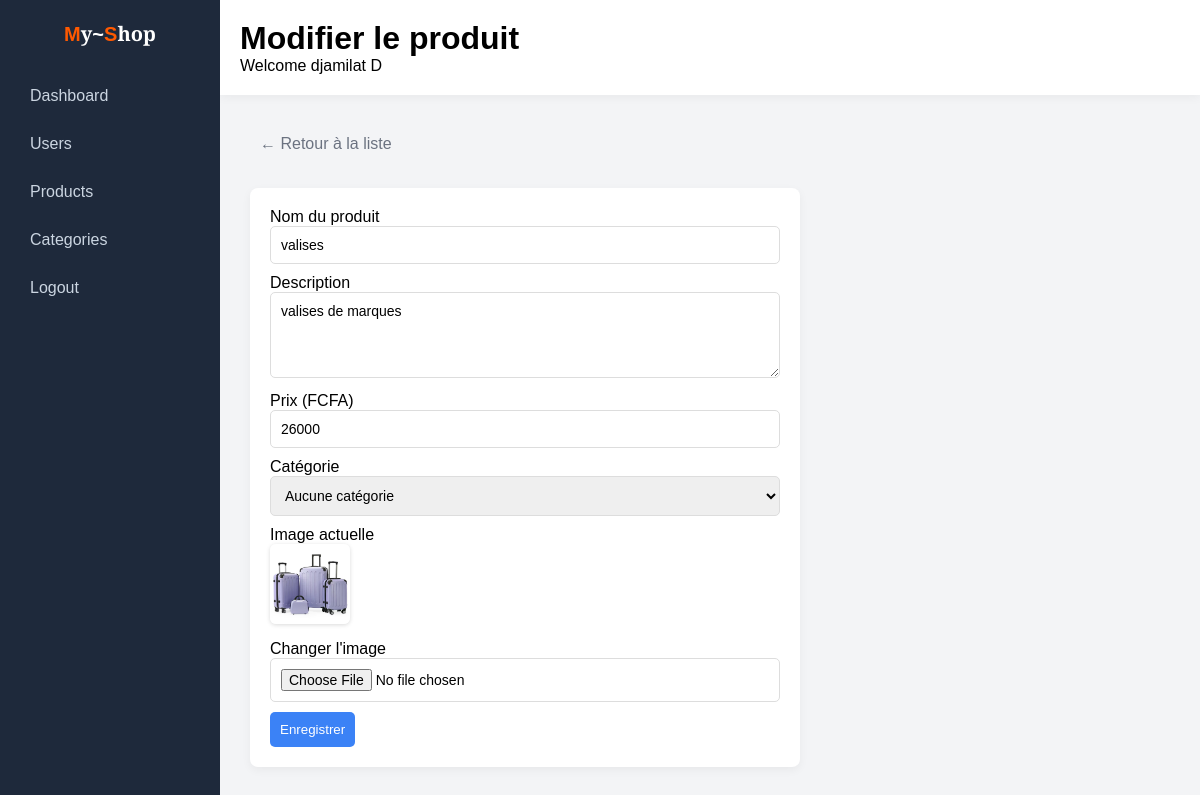
The page /views/edit_products.php?id=4 (signed in) on the database its author committed.
### tables this page shows
CREATE TABLE `products` (
  `id` int(11) NOT NULL,
  `name` varchar(255) NOT NULL DEFAULT '0',
  `price` int(11) NOT NULL DEFAULT 0,
  `category_id` int(11) NOT NULL DEFAULT 0,
  `description` text DEFAULT NULL,
  `picture` text DEFAULT NULL,
  `created_by` int(11) DEFAULT NULL
);

### models/connexion.php (called while the page is built, shortened)
<?php
class BD {
    private $host;
    private $dbname;
    private $username;
    private $password;
    private $conn = null;
    public function __construct(){
        $host = $_SERVER['SERVER_NAME'] ?? '';
        if (strpos($host, 'freedev.app') !== false) {
            $this->host = "sql312.infinityfree.com";
            $this->dbname = "if0_42341538_my_shop";
            $this->username = "if0_42341538";
            $this->password = "QkV0MgiHMXk";
        } else {
            $this->host = "127.0.0.1";
            $this->dbname = "my_shop";
            $this->username = "root";
            $this->password = "";
        }
    }
    public function getConnect(){
        if($this->conn === null){
            try{
                $this->conn = new PDO(
                    "mysql:host=".$this->host.";dbname=".$this->dbname.";charset=utf8",
                    $this->username,
                    $this->password
                );
                $this->conn->setAttribute(PDO::ATTR_ERRMODE, PDO::ERRMODE_EXCEPTION);
                $this->conn->setAttribute(PDO::ATTR_DEFAULT_FETCH_MODE, PDO::FETCH_ASSOC);
            }catch(PDOException $e){
                die("Erreur connexion : " . $e->getMessage());
            }
        }
        return $this->conn;
    }
}
?>

### models/product.php (called while the page is built, shortened)
<?php
include_once 'connexion.php';
class Products {
    private $conn;
    public function __construct() {
        $db = new BD();
        $this->conn = $db->getConnect();
    }
    public function getId($id) {
        $requete = "SELECT products.*, categories.name AS category_name
                    FROM products
                    LEFT JOIN categories ON products.category_id = categories.id
                    WHERE products.id = :id";
        $reponse = $this->conn->prepare($requete);
        $reponse->execute([':id' => $id]);
        return $reponse->fetch(PDO::FETCH_ASSOC);
    }
}

### views/edit_products.php (the view, shortened to what this page needs)
<?php
include_once '../models/product.php';
$productModel= new Products();
$id = $_GET['id'];
$produit = $productModel->getId($id);
$isAdmin = !empty($_SESSION['is_admin']);
?>
<!DOCTYPE html>
<html lang="fr">
<head>
    <link rel="stylesheet" href="../style.css">
</head>
<body>
<div class="admin-layout">
    <div class="sidebar">
        <h2 class="sidebar-logo"><span class="styleM">M</span>y<span class="style">~</span><span class="styleS">S</span>hop</h2>
        <a href="admin.php">Dashboard</a>
        <?php if ($isAdmin): ?>
        <a href="admin_users.php">Users</a>
        <?php endif; ?>
        <a href="admin_products.php" class="active">Products</a>
        <a href="add_categorie.php">Categories</a>
        <a href="logout.php">Logout</a>
    </div>
    <div class="main-content">
        <div class="header">
            <h1>Modifier le produit</h1>
            <p>Welcome <?= htmlspecialchars($_SESSION['username']) ?></p>
        </div>
        <div class="container" style="display: block;">
            <div class="page-toolbar">
                <a href="admin_products.php" class="btn-cancel">&larr; Retour à la liste</a>
            </div>
            <div class="form-box" style="max-width: 550px;">
                <form method="POST" enctype="multipart/form-data">
                    <label>Nom du produit</label>
                    <input type="text" name="name" value="<?= htmlspecialchars($produit['name']) ?>" required>
                    <label>Description</label>
                    <textarea name="description" rows="4" required><?= htmlspecialchars($produit['description']) ?></textarea>
                    <label>Prix (FCFA)</label>
                    <input type="number" name="price" min="1" value="<?= htmlspecialchars($produit['price']) ?>" required>
                    <label>Catégorie</label>
                    <select name="category_id">
                        <option value="">Aucune catégorie</option>
                    </select>
                    <label>Image actuelle</label>
                    <?php if (!empty($produit['picture'])): ?>
                        <div style="margin-bottom: 12px;">
                            <img src="image/<?= htmlspecialchars($produit['picture']) ?>" class="thumb" style="width:80px; height:80px;">
                        </div>
                    <?php else: ?>
                        <p class="no-thumb" style="margin-bottom: 12px;">Pas d'image</p>
                    <?php endif; ?>
                    <label>Changer l'image</label>
                    <input type="file" name="picture">
                    <button type="submit" name="submit">Enregistrer</button>
                </form>
            </div>
        </div>
    </div>
</div>
</body>
</html>

### style.css (style rules this page uses)
* { margin: 0; padding: 0; box-sizing: border-box; font-family: Arial, Helvetica, sans-serif; }
body { background-color: #f3f4f6; }
.sidebar { position: fixed; left: 0; top: 0; width: 220px; height: 100vh; background: #1e293b; padding: 20px; }
.sidebar h2 { color: white; margin-bottom: 30px; text-align: center; }
.sidebar-logo { font-family: 'Cinzel Decorative', cursive; font-size: 20px; }
.sidebar-logo .styleM, .sidebar-logo .styleS { color: rgb(255, 89, 0); }
.sidebar-logo .style { color: white; }
.sidebar a { display: block; color: #cbd5e1; text-decoration: none; padding: 10px; border-radius: 6px; margin-bottom: 10px; transition: 0.2s; }
.header { margin-left: 220px; background: white; padding: 20px; box-shadow: 0 2px 10px rgba(0,0,0,0.05); }
.header h1 { display: flex; justify-content: space-between; align-items: center; }
.container { margin-left: 220px; padding: 30px; display: grid; grid-template-columns: repeat(auto-fit, minmax(250px,1fr)); gap: 20px; }
.form-box { background: white; padding: 20px; border-radius: 8px; margin-bottom: 20px; box-shadow: 0 3px 10px rgba(0,0,0,0.05); }
.form-box input, .form-box select, .form-box textarea { width: 100%; padding: 10px; margin-bottom: 10px; border: 1px solid #ddd; border-radius: 5px; font-family: inherit; font-size: 14px; }
.form-box button { background: #3b82f6; border: none; color: white; padding: 10px; border-radius: 5px; cursor: pointer; }
.page-toolbar { display: flex; justify-content: space-between; align-items: center; flex-wrap: wrap; gap: 15px; margin-bottom: 25px; }
.thumb { width: 60px; height: 60px; object-fit: cover; border-radius: 6px; box-shadow: 0 1px 4px rgba(0,0,0,0.15); }
.btn-cancel { color: #6b7280; text-decoration: none; padding: 10px; }

### rows shown on the page
products: name "valises", description "valises de marques", price "26000", picture (picture)

### other values the page prints
$_SESSION['username'] "djamilat D"
